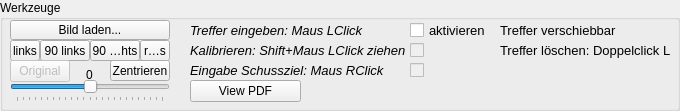
       <widget class="QGroupBox" name="groupBoxWerkzeuge">
        <property name="sizePolicy">
         <sizepolicy hsizetype="Preferred" vsizetype="Fixed">
          <horstretch>0</horstretch>
          <verstretch>0</verstretch>
         </sizepolicy>
        </property>
        <property name="minimumSize">
         <size>
          <width>0</width>
          <height>110</height>
         </size>
        </property>
        <property name="title">
         <string>Werkzeuge</string>
        </property>
        <widget class="QToolButton" name="toolButton_LoadImage">
         <property name="geometry">
          <rect>
           <x>10</x>
           <y>20</y>
           <width>160</width>
           <height>20</height>
          </rect>
         </property>
         <property name="toolTip">
          <string>&lt;html&gt;&lt;head/&gt;&lt;body&gt;&lt;p&gt;Lädt ein neues Bild&lt;/p&gt;&lt;/body&gt;&lt;/html&gt;</string>
         </property>
         <property name="text">
          <string>Bild laden...</string>
         </property>
         <property name="checkable">
          <bool>false</bool>
         </property>
        </widget>
        <widget class="QToolButton" name="rotateRight90">
         <property name="geometry">
          <rect>
           <x>90</x>
           <y>40</y>
           <width>50</width>
           <height>21</height>
          </rect>
         </property>
         <property name="text">
          <string>90 rechts</string>
         </property>
         <property name="checkable">
          <bool>false</bool>
         </property>
        </widget>
        <widget class="QToolButton" name="rotateLeft90">
         <property name="geometry">
          <rect>
           <x>40</x>
           <y>40</y>
           <width>50</width>
           <height>21</height>
          </rect>
         </property>
         <property name="text">
          <string>90 links</string>
         </property>
         <property name="checkable">
          <bool>false</bool>
         </property>
        </widget>
        <widget class="QToolButton" name="rotateRightIcon">
         <property name="geometry">
          <rect>
           <x>140</x>
           <y>40</y>
           <width>30</width>
           <height>21</height>
          </rect>
         </property>
         <property name="text">
          <string>rechts</string>
         </property>
         <property name="icon">
          <iconset resource="resources.qrc">
           <normaloff>:/rotateright.png</normaloff>:/rotateright.png</iconset>
         </property>
         <property name="checkable">
          <bool>false</bool>
         </property>
         <property name="autoRepeat">
          <bool>true</bool>
         </property>
        </widget>
        <widget class="QToolButton" name="rotateLeftIcon">
         <property name="geometry">
          <rect>
           <x>10</x>
           <y>40</y>
           <width>30</width>
           <height>21</height>
          </rect>
         </property>
         <property name="text">
          <string>links</string>
         </property>
         <property name="icon">
          <iconset resource="resources.qrc">
           <normaloff>:/rotateleft.png</normaloff>:/rotateleft.png</iconset>
         </property>
         <property name="checkable">
          <bool>false</bool>
         </property>
         <property name="autoRepeat">
          <bool>true</bool>
         </property>
        </widget>
        <widget class="QToolButton" name="resetButton">
         <property name="enabled">
          <bool>false</bool>
         </property>
         <property name="geometry">
          <rect>
           <x>10</x>
           <y>60</y>
           <width>60</width>
           <height>22</height>
          </rect>
         </property>
         <property name="toolTip">
          <string>&lt;html&gt;&lt;head/&gt;&lt;body&gt;&lt;p&gt;Kalibriert das Bild. Ziehen Sie eine Linie und geben Sie danach die mm an.&lt;/p&gt;&lt;/body&gt;&lt;/html&gt;</string>
         </property>
         <property name="text">
          <string>Original</string>
         </property>
         <property name="checkable">
          <bool>false</bool>
         </property>
        </widget>
        <widget class="QSlider" name="rotateSlider">
         <property name="geometry">
          <rect>
           <x>10</x>
           <y>80</y>
           <width>160</width>
           <height>22</height>
          </rect>
         </property>
         <property name="minimum">
          <number>-360</number>
         </property>
         <property name="maximum">
          <number>360</number>
         </property>
         <property name="orientation">
          <enum>Qt::Horizontal</enum>
         </property>
         <property name="tickPosition">
          <enum>QSlider::TicksBelow</enum>
         </property>
         <property name="tickInterval">
          <number>30</number>
         </property>
        </widget>
        <widget class="QLabel" name="angle">
         <property name="geometry">
          <rect>
           <x>60</x>
           <y>70</y>
           <width>59</width>
           <height>10</height>
          </rect>
         </property>
         <property name="text">
          <string>0</string>
         </property>
         <property name="alignment">
          <set>Qt::AlignCenter</set>
         </property>
        </widget>
        <widget class="QLabel" name="label_Schussziel">
         <property name="geometry">
          <rect>
           <x>190</x>
           <y>60</y>
           <width>221</width>
           <height>20</height>
          </rect>
         </property>
         <property name="palette">
          <palette>
           <active>
            <colorrole role="WindowText">
             <brush brushstyle="SolidPattern">
              <color alpha="255">
               <red>255</red>
               <green>0</green>
               <blue>0</blue>
              </color>
             </brush>
            </colorrole>
           </active>
           <inactive>
            <colorrole role="WindowText">
             <brush brushstyle="SolidPattern">
              <color alpha="255">
               <red>0</red>
               <green>0</green>
               <blue>0</blue>
              </color>
             </brush>
            </colorrole>
           </inactive>
           <disabled>
            <colorrole role="WindowText">
             <brush brushstyle="SolidPattern">
              <color alpha="255">
               <red>127</red>
               <green>127</green>
               <blue>127</blue>
              </color>
             </brush>
            </colorrole>
           </disabled>
          </palette>
         </property>
         <property name="font">
          <font>
           <pointsize>10</pointsize>
           <italic>true</italic>
          </font>
         </property>
         <property name="text">
          <string>Eingabe Schussziel: Maus RClick</string>
         </property>
        </widget>
        <widget class="QLabel" name="label_Kalibrieren">
         <property name="geometry">
          <rect>
           <x>190</x>
           <y>40</y>
           <width>221</width>
           <height>20</height>
          </rect>
         </property>
         <property name="palette">
          <palette>
           <active>
            <colorrole role="WindowText">
             <brush brushstyle="SolidPattern">
              <color alpha="255">
               <red>255</red>
               <green>0</green>
               <blue>0</blue>
              </color>
             </brush>
            </colorrole>
           </active>
           <inactive>
            <colorrole role="WindowText">
             <brush brushstyle="SolidPattern">
              <color alpha="255">
               <red>0</red>
               <green>0</green>
               <blue>0</blue>
              </color>
             </brush>
            </colorrole>
           </inactive>
           <disabled>
            <colorrole role="WindowText">
             <brush brushstyle="SolidPattern">
              <color alpha="255">
               <red>127</red>
               <green>127</green>
               <blue>127</blue>
              </color>
             </brush>
            </colorrole>
           </disabled>
          </palette>
         </property>
         <property name="font">
          <font>
           <pointsize>10</pointsize>
           <italic>true</italic>
          </font>
         </property>
         <property name="text">
          <string>Kalibrieren: Shift+Maus LClick ziehen</string>
         </property>
        </widget>
        <widget class="QLabel" name="label_Treffer">
         <property name="geometry">
          <rect>
           <x>190</x>
           <y>20</y>
           <width>221</width>
           <height>20</height>
          </rect>
         </property>
         <property name="palette">
          <palette>
           <active>
            <colorrole role="WindowText">
             <brush brushstyle="SolidPattern">
              <color alpha="255">
               <red>255</red>
               <green>0</green>
               <blue>0</blue>
              </color>
             </brush>
            </colorrole>
           </active>
           <inactive>
            <colorrole role="WindowText">
             <brush brushstyle="SolidPattern">
              <color alpha="255">
               <red>0</red>
               <green>0</green>
               <blue>0</blue>
              </color>
             </brush>
            </colorrole>
           </inactive>
           <disabled>
            <colorrole role="WindowText">
             <brush brushstyle="SolidPattern">
              <color alpha="255">
               <red>127</red>
               <green>127</green>
               <blue>127</blue>
              </color>
             </brush>
            </colorrole>
           </disabled>
          </palette>
         </property>
         <property name="font">
          <font>
           <pointsize>10</pointsize>
           <italic>true</italic>
          </font>
         </property>
         <property name="text">
          <string>Treffer eingeben: Maus LClick</string>
         </property>
        </widget>
        <widget class="QCheckBox" name="checkBoxTrefferMausklick">
         <property name="geometry">
          <rect>
           <x>410</x>
           <y>20</y>
           <width>89</width>
           <height>20</height>
          </rect>
         </property>
         <property name="font">
          <font>
           <pointsize>10</pointsize>
          </font>
         </property>
         <property name="text">
          <string>aktivieren</string>
         </property>
        </widget>
        <widget class="QLabel" name="label_Verschiebbar">
         <property name="geometry">
          <rect>
           <x>500</x>
           <y>20</y>
           <width>151</width>
           <height>21</height>
          </rect>
         </property>
         <property name="palette">
          <palette>
           <active>
            <colorrole role="WindowText">
             <brush brushstyle="SolidPattern">
              <color alpha="255">
               <red>0</red>
               <green>102</green>
               <blue>0</blue>
              </color>
             </brush>
            </colorrole>
           </active>
           <inactive>
            <colorrole role="WindowText">
             <brush brushstyle="SolidPattern">
              <color alpha="255">
               <red>0</red>
               <green>0</green>
               <blue>0</blue>
              </color>
             </brush>
            </colorrole>
           </inactive>
           <disabled>
            <colorrole role="WindowText">
             <brush brushstyle="SolidPattern">
              <color alpha="255">
               <red>127</red>
               <green>127</green>
               <blue>127</blue>
              </color>
             </brush>
            </colorrole>
           </disabled>
          </palette>
         </property>
         <property name="font">
          <font>
           <pointsize>10</pointsize>
          </font>
         </property>
         <property name="text">
          <string>Treffer verschiebbar</string>
         </property>
        </widget>
        <widget class="QLabel" name="label_Loeschen">
         <property name="geometry">
          <rect>
           <x>500</x>
           <y>40</y>
           <width>171</width>
           <height>21</height>
          </rect>
         </property>
         <property name="palette">
          <palette>
           <active>
            <colorrole role="WindowText">
             <brush brushstyle="SolidPattern">
              <color alpha="255">
               <red>0</red>
               <green>102</green>
               <blue>0</blue>
              </color>
             </brush>
            </colorrole>
           </active>
           <inactive>
            <colorrole role="WindowText">
             <brush brushstyle="SolidPattern">
              <color alpha="255">
               <red>0</red>
               <green>0</green>
               <blue>0</blue>
              </color>
             </brush>
            </colorrole>
           </inactive>
           <disabled>
            <colorrole role="WindowText">
             <brush brushstyle="SolidPattern">
              <color alpha="255">
               <red>127</red>
               <green>127</green>
               <blue>127</blue>
              </color>
             </brush>
            </colorrole>
           </disabled>
          </palette>
         </property>
         <property name="font">
          <font>
           <pointsize>10</pointsize>
          </font>
         </property>
         <property name="text">
          <string>Treffer löschen: Doppelclick L</string>
         </property>
        </widget>
        <widget class="QToolButton" name="toolButtonEinpassen">
         <property name="geometry">
          <rect>
           <x>110</x>
           <y>60</y>
           <width>60</width>
           <height>21</height>
          </rect>
         </property>
         <property name="text">
          <string>Zentrieren</string>
         </property>
        </widget>
        <widget class="QCheckBox" name="checkBoxKalibrieren">
         <property name="enabled">
          <bool>false</bool>
         </property>
         <property name="geometry">
          <rect>
           <x>410</x>
           <y>40</y>
           <width>21</width>
           <height>20</height>
          </rect>
         </property>
         <property name="text">
          <string/>
         </property>
         <property name="checkable">
          <bool>true</bool>
         </property>
        </widget>
        <widget class="QCheckBox" name="checkBoxSchussziel">
         <property name="enabled">
          <bool>false</bool>
         </property>
         <property name="geometry">
          <rect>
           <x>410</x>
           <y>60</y>
           <width>21</width>
           <height>20</height>
          </rect>
         </property>
         <property name="text">
          <string/>
         </property>
         <property name="checkable">
          <bool>true</bool>
         </property>
        </widget>
        <widget class="QToolButton" name="toolButtonViewPDF">
         <property name="geometry">
          <rect>
           <x>190</x>
           <y>80</y>
           <width>111</width>
           <height>22</height>
          </rect>
         </property>
         <property name="text">
          <string>View PDF</string>
         </property>
        </widget>
       </widget>
